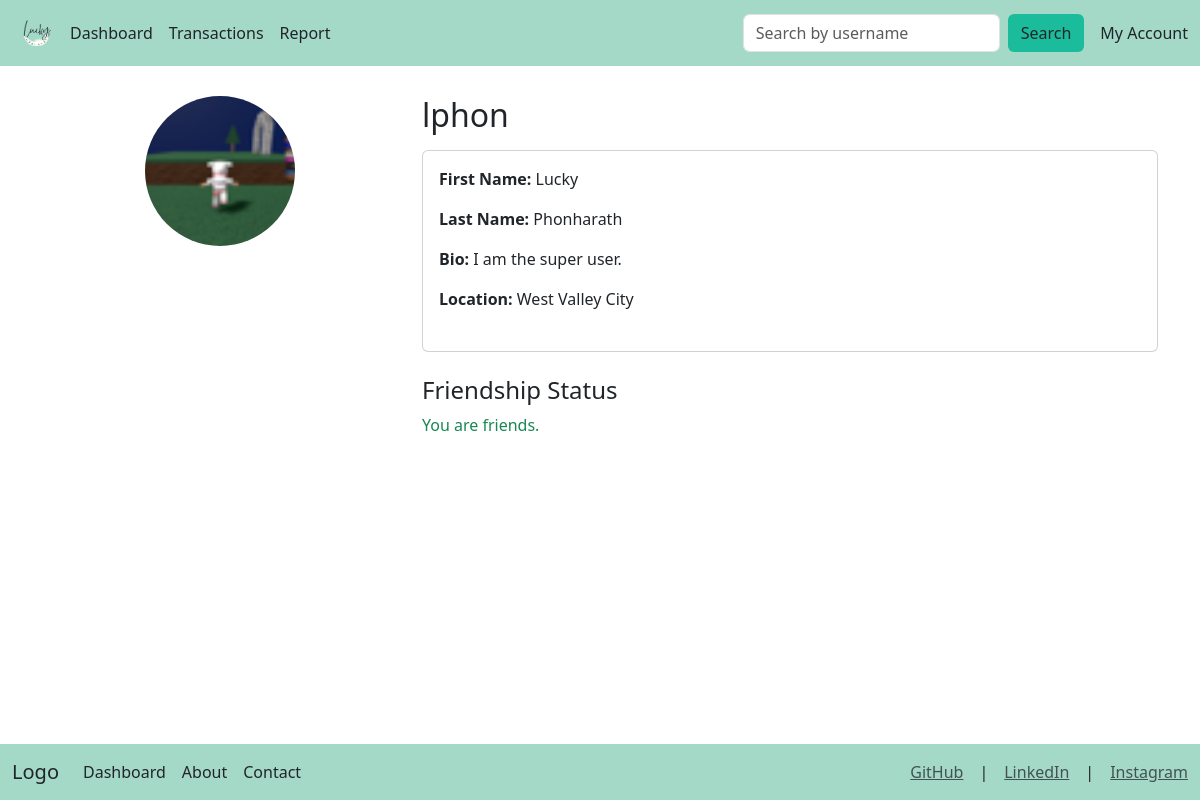
Page /profile/lphon/ (signed in) on the committed database.
### users/models.py (models this page shows, shortened)
class Profile(models.Model):
    user = models.OneToOneField(User, on_delete=models.CASCADE)
    image = models.ImageField(default='profilepic.jpg', upload_to='profile_pictures')
    location = models.CharField(max_length=100)
    biography = models.TextField()
    monthly_income = models.DecimalField(max_digits=10, decimal_places=2, default=0)

### users/views.py (the view)
# urls.py: path('profile/<str:username>/', users_views.profile_view, name='profile'),
@login_required
def profile_view(request, username):
    viewed_user = get_object_or_404(User, username=username)
    profile = get_object_or_404(Profile, user=viewed_user)
    user_friends = Friendship.objects.filter(
        (Q(sender=request.user) | Q(receiver=request.user)),
        status='accepted'
    ).values_list('sender', 'receiver')
    friends = User.objects.filter(id__in={u for pair in user_friends for u in pair if u != request.user.id})
    friendship_status = None
    if viewed_user != request.user:
        friendship = Friendship.objects.filter(
            Q(sender=request.user, receiver=viewed_user) |
            Q(sender=viewed_user, receiver=request.user)
        ).first()
        friendship_status = friendship.status if friendship else None
    is_own_profile = request.user == viewed_user
    context = {
        'viewed_user': viewed_user,
        'profile': profile,
        'friends': friends if is_own_profile else None,
        'is_own_profile': is_own_profile,
        'friendship_status': friendship_status,
    }
    return render(request, 'users/profile.html', context)

### users/templates/users/profile.html (shortened to what this page needs)
{% extends 'baseUser.html' %}
{% load static %}
{% block body %}
<div class="container mt-5 mb-5 pb-5 pt-5">
    <div class="row">
        <div class="col-md-4 text-center mb-4 mb-md-0">
            <img src="{{ profile.image.url }}" alt="{{ viewed_user.username }}'s profile picture"
                 class="rounded-circle img-fluid" style="width: 150px; height: 150px; object-fit: cover;">
        </div>
        <div class="col-md-8">
            <h2 class="mb-3">{{ viewed_user.username }}</h2>
            <div class="card mb-4">
                <div class="card-body">
                    <div class="row mb-2">
                        <div class="col-12">
                            <p><strong>First Name:</strong> {{ viewed_user.first_name }}</p>
                        </div>
                        <div class="col-12">
                            <p><strong>Last Name:</strong> {{ viewed_user.last_name }}</p>
                        </div>
                        <div class="col-12">
                            <p><strong>Bio:</strong> {{ profile.biography }}</p>
                        </div>
                        <div class="col-12">
                            <p><strong>Location:</strong> {{ profile.location }}</p>
                        </div>
                    </div>
                </div>
            </div>
            {% if is_own_profile %}
                <div class="card mt-5">
                    <div class="card-header">
                        <h4>Friends</h4>
                    </div>
                    <div class="card-body">
                        <ul class="list-group">
                            {% for friend in friends %}
                                <li class="list-group-item">
                                    <a href="{% url 'profile' username=friend.username %}" class="text-decoration-none text-dark">{{ friend.username }}</a>
                                </li>
                            {% endfor %}
                        </ul>
                    </div>
                </div>
                 <div class="d-flex justify-content-between gap-4 mt-3">
                    <a href="{% url 'create_profile' %}" class="btn btn-lg" style="background-color: #1abc9c;">Edit</a>
                    <a href="{% url 'send_message' %}" class="btn btn-lg " style="background-color: #1abc9c;">Send Message</a>
                    <a href="{% url 'report_cv' %}" class="btn btn-lg"  style="background-color: #1abc9c;">Download Monthly Budget PDF</a>
                    <a href="{% url 'logout' %}" class="btn btn-danger btn-lg">Logout</a>
                </div>
            {% else %}
                <h4 class="mt-4">Friendship Status</h4>
                {% if friendship_status == 'pending' %}
                    <p class="text-warning">Friend request pending.</p>
                {% elif friendship_status == 'accepted' %}
                    <p class="text-success">You are friends.</p>
                {% else %}
                    <form method="POST" action="{% url 'send_friend_request' username=viewed_user.username %}">
                        {% csrf_token %}
                        <button type="submit" class="btn" style="background-color: #1abc9c;" >Send Friend Request</button>
                    </form>
                {% endif %}
            {% endif %}
        </div>
    </div>
</div>
{% endblock %}

### budget/templates/baseUser.html (style rules this page uses)
.full-height { display: flex; flex-direction: column; height: 100vh; }

### rows in the picture
Profile: image (picture), biography "I am the super user.", location "West Valley City"

### other values in the picture
{{ viewed_user.username }} "lphon"
{{ viewed_user.first_name }} "Lucky"
{{ viewed_user.last_name }} "Phonharath"
